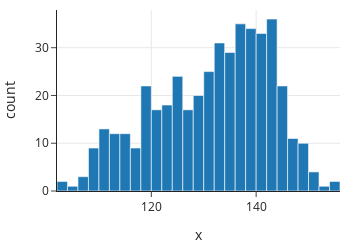

Notebook source saved alongside this figure:
### Code cell
fig = px.histogram(x=crabs['shell'], width=350, height=250)
#fig.update_xaxes(range=[115, 175], title_text='Dungeness Crab Shell Width')
fig

### Figure 1 — Plotly figure (JSON) as saved in the notebook; plotly's stock layout.template omitted (floating-point values rounded to 4 significant figures; data arrays with more than 128 entries replaced by an {"elided": "..."} marker saying what was removed)
{"data": [{"alignmentgroup": "True", "bingroup": "x", "hovertemplate": "x=%{x}<br>count=%{y}<extra></extra>", "legendgroup": "", "marker": {"color": "#1F77B4", "pattern": {"shape": ""}}, "name": "", "offsetgroup": "", "orientation": "v", "showlegend": false, "type": "histogram", "x": {"elided": "452 float values"}, "xaxis": "x", "yaxis": "y"}], "layout": {"barmode": "relative", "height": 250, "legend": {"tracegroupgap": 0}, "width": 350, "xaxis": {"anchor": "y", "autorange": true, "domain": [0, 1], "range": [102, 156], "title": {"text": "x"}, "type": "linear"}, "yaxis": {"anchor": "x", "autorange": true, "domain": [0, 1], "range": [0, 37.89], "title": {"text": "count"}}}}
